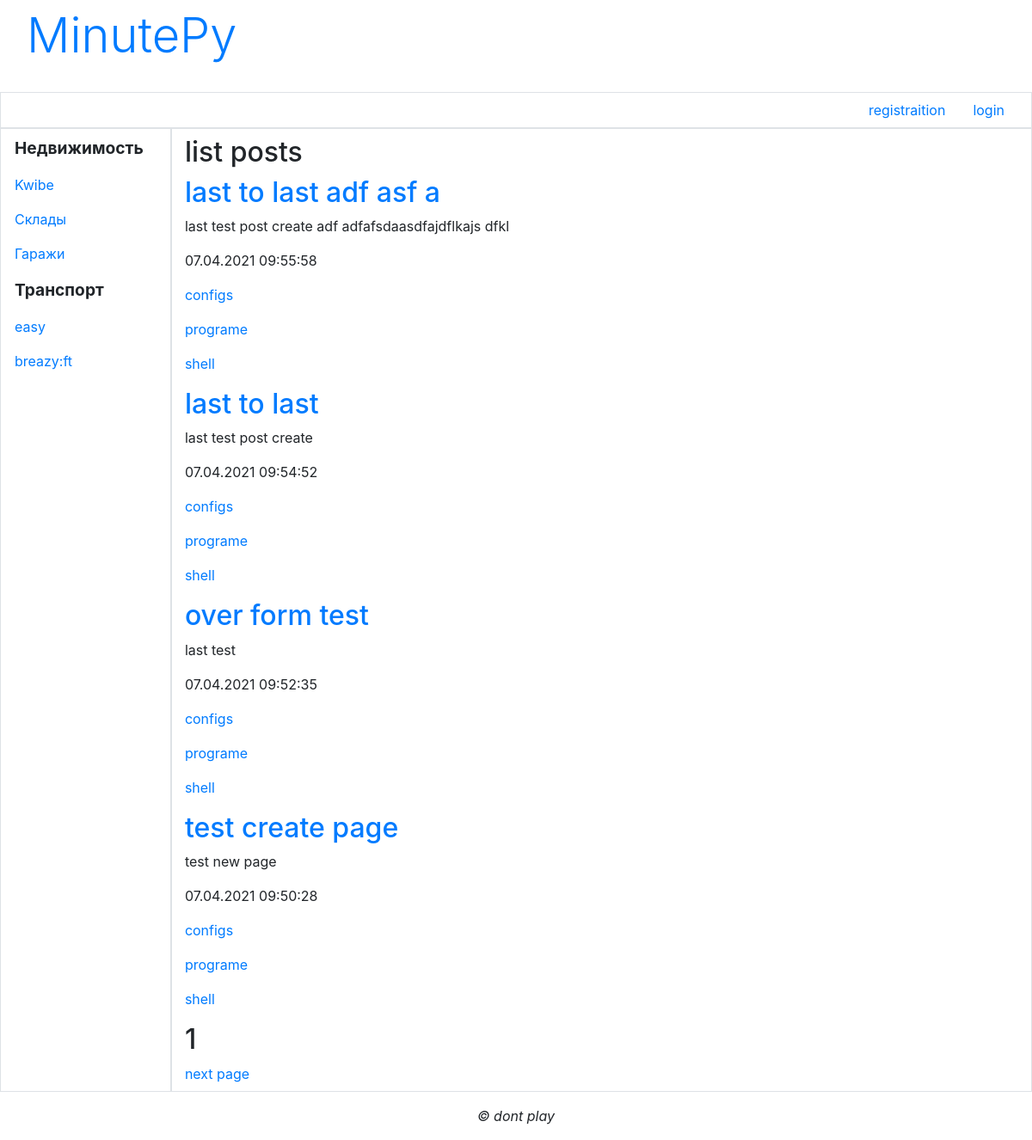
The page / on the database its author committed.
### blog/models.py (models this page shows, shortened)
class Post(models.Model):
    title = models.CharField(max_length = 50,verbose_name='sobject',blank=True)
    content = models.TextField(blank=True,null=True,verbose_name='text')
    published = models.DateTimeField(auto_now_add=True,db_index=True,verbose_name='date')
    tegs = models.ManyToManyField('Teg')
    class Meta:
        unique_together = ('title','content')   #unique title + contetn
        default_related_name = 'posts'          #include post_set
        verbose_name_plural = 'Posts'
        verbose_name = 'Post'
        ordering = ['-published']

class Teg(models.Model):
    name = models.CharField(max_length= 40,unique=True,
                            verbose_name = 'teg_name')
    class Meta:
        verbose_name_plural = 'tegs'
        verbose_name = 'teg'
        ordering = ['name']

### blog/views.py (the view)
# urls.py: path('',AllPostView.as_view(),name='main'),
class AllPostView(ListView):
    paginate_by = 4
    context_object_name = 'posts'
    model = Post    #all posts in object_list attr , template post_list.html

### blog/templates/blog/post_list.html (shortened to what this page needs)
{% extends "layout/basic.html" %}
{% block content %}
	<h2> list posts </h2>
	{% for post in posts %}
	<div>
				<h2><a href="{% url "postdetail" pk=post.pk %}">{{ post.title }}</a></h2>
				<p>{{ post.content }}</p>
				<p>{{ post.published|date:"d.m.Y H:i:s" }}</p>
				{% for teg in post.tegs.all %}
					<p><a href="{% url 'by_teg' teg.name %}">{{ teg.name }}</a></p>
				{% endfor %}
	</div>
	{% endfor %}
	<h2>{{ page_obj.number }} </h2>
	{% if page_obj.has_next %}
	<a href="?page={{ page_obj.next_page_number }}"> next page </a>
	{% endif %}
{% endblock %}

### blog/templates/layout/basic.html (shortened to what this page needs)
{% load bootstrap4 %}
{% load static %}
<!DOCTYPE html>
<html>
		<head>
						{% bootstrap_css %}
						<link rel="stylesheet" type="text/css"
						href="{% static "blog/style.css" %}">
		</head>
		<body class="container-fluid">
				<header class="mb-4">
					<a class="display-4 nav-link" href="{% url 'main' %}">MinutePy</a>
				</header>
				<div class="row">
						<ul class="col nav justify-content-end border">
								{% if not user.is_authenticated %}
								<li class="nav-item"><a class="nav-link"
								href="{% url 'register' %} ">registraition</a></li>
								<li class="nav-item"><a class="nav-link"
								href="{% url "login" %}">login</a></li>
								{% endif %}
						</ul>
				</div>
				<div class="row">
						<nav class="col-md-auto nav flex-column border">
								<span class="nav-link root font-weight-bold">
								Heдвижимость </span>
								<a class="nav-link" href="#">Kwibe</a>
								<a class="nav-link" Ьге1="#">Склады</a>
								<a class="nav-link" Нге1="#">Гаражи</a>
								<span class="nav-link root font-weight-bold" href="#">
												  Транспорт</span>
								<a class="nav-link" href="#">easy</a>
								<a class="nav-link" href="#">breazy:ft</a>
						</nav>
						<section class="col border py-2">
								{% block content %}
								{% endblock %}
						</section>
				</div>
				<footer class="mt-3">
						<p class="text-center font-italic">&copy; dont play </p>
				</footer>
		</body>
</html>

### blog/static/blog/style.css (style rules this page uses)
.root { font-size: larger; }

### rows shown on the page
Post: title "last to last adf asf a", content "last test post create adf adfafsdaasdfajdflkajs dfkl", published "07.04.2021 09:55:58"
Teg: name "configs"
Teg: name "programe"
Teg: name "shell"
Post: title "last to last", content "last test post create", published "07.04.2021 09:54:52"
Post: title "over form test", content "last test", published "07.04.2021 09:52:35"
Post: title "test create page", content "test new page", published "07.04.2021 09:50:28"

### other values the page prints
{{ page_obj.number }} "1"
